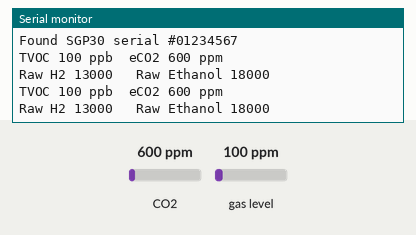
Recording of a sketch running on a simulated ESP8266 (NodeMCU). Shown: the last lines printed to the serial monitor. The test bench sets the inputs (shaded band); at power-on: CO2 600 ppm, gas level 100 ppm.

Above: at 1.8 s.
1.9 s: CO2 set to 452 ppm
At 2.8 s:
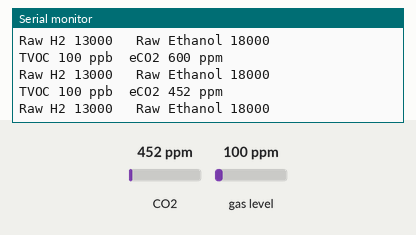
3.4 s: gas level set to 20 ppm
At 4.7 s:
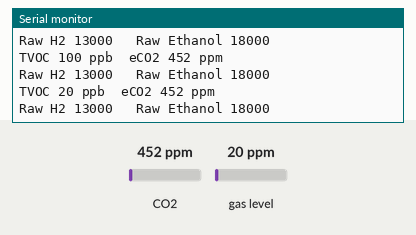
4.9 s: CO2 set to 1050 ppm
At 5.5 s:
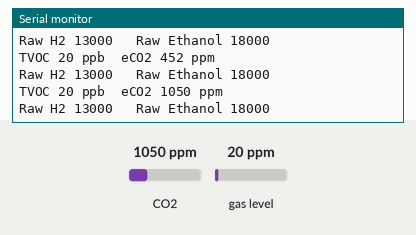
Timing chart, 0 to 7.9 s (numbered marks = the images above; inputs shaded):
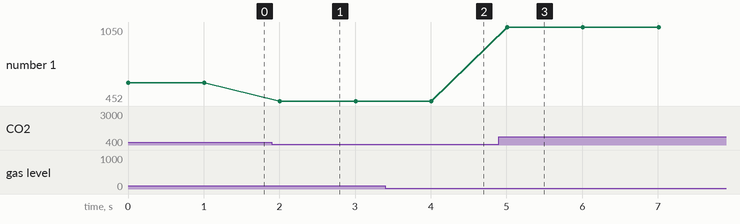

Measured:
- after the input at 1.9 s, the serial monitor: prints a new line after 0.11 s (image 1)
- after the input at 3.4 s, the serial monitor: prints a new line after 0.61 s (image 2)
- after the input at 4.9 s, the serial monitor: prints a new line after 0.11 s (image 3)
- plotted number 1: 600 → 452 after the input at 1.9 s, 452 → 1050 after the input at 4.9 s

The sketch:

sgp30_test.ino
```cpp
#include <Wire.h>
#include "Adafruit_SGP30.h"

// 配置IIC引脚
const int IIC_SCL = D1;
const int IIC_SDA = D2;

Adafruit_SGP30 sgp;

uint32_t getAbsoluteHumidity(float temperature, float humidity) {
    // approximation formula from Sensirion SGP30 Driver Integration chapter 3.15
    const float absoluteHumidity = 216.7f * ((humidity / 100.0f) * 6.112f * exp((17.62f * temperature) / (243.12f + temperature)) / (273.15f + temperature)); // [g/m^3]
    const uint32_t absoluteHumidityScaled = static_cast<uint32_t>(1000.0f * absoluteHumidity); // [mg/m^3]
    return absoluteHumidityScaled;
}

void setup() {
  Serial.begin(115200);
  while (!Serial) { delay(10); } // Wait for serial console to open!

  Serial.println("SGP30 test");

  Wire.begin(IIC_SDA,IIC_SCL);

  if (! sgp.begin()){
    Serial.println("Sensor not found :(");
    while (1);
  }
  Serial.print("Found SGP30 serial #");
  Serial.print(sgp.serialnumber[0], HEX);
  Serial.print(sgp.serialnumber[1], HEX);
  Serial.println(sgp.serialnumber[2], HEX);
}

int counter = 0;
void loop() {
  // 可配合温湿度传感器，进行精度矫正（比如sht30）
  //float temperature = 22.1; // [°C]
  //float humidity = 45.2; // [%RH]
  //sgp.setHumidity(getAbsoluteHumidity(temperature, humidity));

  if (! sgp.IAQmeasure()) {
    Serial.println("Measurement failed");
    return;
  }
  Serial.print("TVOC "); Serial.print(sgp.TVOC); Serial.print(" ppb\t");
  Serial.print("eCO2 "); Serial.print(sgp.eCO2); Serial.println(" ppm");

  if (! sgp.IAQmeasureRaw()) {
    Serial.println("Raw Measurement failed");
    return;
  }
  Serial.print("Raw H2 "); Serial.print(sgp.rawH2); Serial.print(" \t");
  Serial.print("Raw Ethanol "); Serial.print(sgp.rawEthanol); Serial.println("");

  delay(1000);

  counter++;
  if (counter == 30) {
    counter = 0;

    uint16_t TVOC_base, eCO2_base;
    if (! sgp.getIAQBaseline(&eCO2_base, &TVOC_base)) {
      Serial.println("Failed to get baseline readings");
      return;
    }
    Serial.print("****Baseline values: eCO2: 0x"); Serial.print(eCO2_base, HEX);
    Serial.print(" & TVOC: 0x"); Serial.println(TVOC_base, HEX);
  }
}
```
